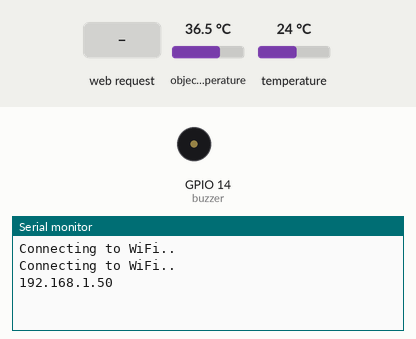
Recording of a sketch running on a simulated ESP8266 (NodeMCU). On the bench: buzzer (waves = sounding, pin HIGH), the last lines printed to the serial monitor. The test bench sets the inputs (shaded band); at power-on: object temperature 36.5 °C, temperature 24 °C. WiFi joins after 1.5 s; servers stay silent unless stated.

Above: at 3.2 s.
3.3 s: HTTP request GET /obj received
At 4.5 s:
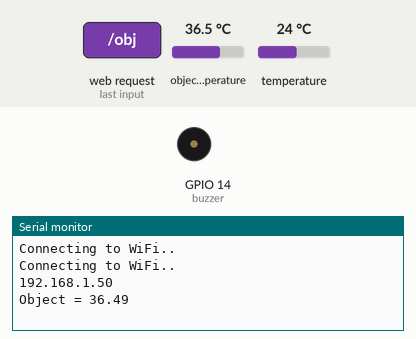
4.8 s: HTTP request GET /amb received
At 5.7 s:
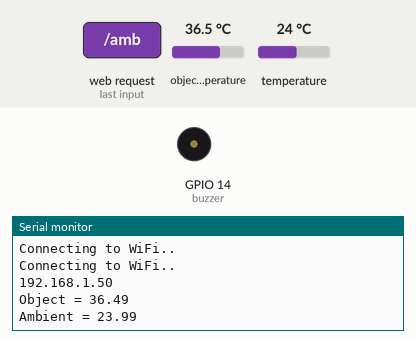
6.3 s: HTTP request GET /stat received
At 6.8 s:
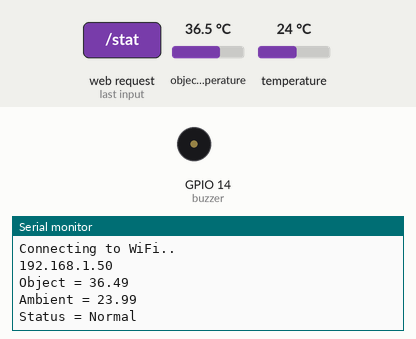

The sketch:

infrared_thermometer_webpage.ino
```cpp
// Import required libraries
#include "ESP8266WiFi.h"
#include "ESPAsyncWebServer.h"
#include <Adafruit_MLX90614.h>

Adafruit_MLX90614 mlx = Adafruit_MLX90614();

// Replace with your network credentials
const char* ssid = "Jailangkung";
const char* password = "kenapatanyatanya";

// Create AsyncWebServer object on port 80
AsyncWebServer server(80);

const int buzzer = 14;

String obj() {
  float t_obj = mlx.readObjectTempC();
  if (isnan(t_obj)) {
    Serial.println("Failed to read from MLX90614 sensor!");
    return "--";
  }
  else {
    Serial.print("Object = ");
    Serial.println(t_obj);
    return String(t_obj);
  }
}
String amb() {
  float t_amb = mlx.readAmbientTempC();
  if (isnan(t_amb)) {
    Serial.println("Failed to read from MLX90614 sensor!");
    return "--";
  }
  else {
    Serial.print("Ambient = ");
    Serial.println(t_amb);
    return String(t_amb);
  }
}

String stat() {
  String Status;
  if(mlx.readObjectTempC() >= 37.5){
   Status = "Suspect";
   digitalWrite(buzzer, HIGH);
  }
  else if(mlx.readObjectTempC() < 37.5){
    Status = "Normal";
    digitalWrite(buzzer, LOW);
  }
  else{
    Status = "--";
  }
  Serial.print("Status = ");
  Serial.println(Status);
  return Status;
}
const char index_html[] PROGMEM = R"rawliteral(
<!DOCTYPE HTML><html>
<head>
  <meta name="viewport" content="width=device-width, initial-scale=1">
  <link rel="stylesheet" href="https://use.fontawesome.com/releases/v5.7.2/css/all.css" integrity="sha384-fnmOCqbTlWIlj8LyTjo7mOUStjsKC4pOpQbqyi7RrhN7udi9RwhKkMHpvLbHG9Sr" crossorigin="anonymous">
  <style>
    html {
     font-family: Arial;
     display: inline-block;
     margin: 0px auto;
     text-align: center;
    }
    p { font-size: 3.0rem; }
    .units { font-size: 1.2rem; }
    .temp-labels{
      font-size: 1.5rem;
      vertical-align:middle;
      padding-bottom: 15px;
    }
    img {
      width: 350px;
      height: 45px;
      padding-top: 7px;
      padding-bottom: 7px;
    }
    footer {
      padding-top: 10px;
      font-size: 1.3rem;
      font-weight: bold;
    }
  </style>
</head>
<body>
  <img src="http://absenrfid.com/img/png2.png" alt="Responsive image">
  <h1>MLX90614 BODY SCAN</h1>
  <p>
    <i id = "icon-obj"></i>
    <span class="temp-labels">Object: </span>
    <span id="obj">%OBJECT%</span>
    <sup class="units">&deg;C</sup>
  </p>
  <p>
    <i class="fas fa-thermometer-half" style="color:#FF1493;"></i>
    <span class="temp-labels">Ambient: </span>
    <span id="amb">%AMBIENT%</span>
    <sup class="units">&deg;C</sup>
  </p>
   <p>
    <i id = "icon-stat" style="color:#6495ED;"></i>
    <span class="temp-labels">Status: </span>
    <span id="stat">%STATUS%</span>
  </p>

   <footer>Copyright &copy;2021 Rizky Project</footer>

</body>
<script>
setInterval(function ( ) {
  var xhttp = new XMLHttpRequest();
  xhttp.onreadystatechange = function() {
    if (this.readyState == 4 && this.status == 200) {
      document.getElementById("obj").innerHTML = this.responseText;
    }
  };
  xhttp.open("GET", "/obj", true);
  xhttp.send();
}, 1000 ) ;

setInterval(function ( ) {
  var xhttp = new XMLHttpRequest();
  xhttp.onreadystatechange = function() {
    if (this.readyState == 4 && this.status == 200) {
      document.getElementById("amb").innerHTML = this.responseText;
    }
  };
  xhttp.open("GET", "/amb", true);
  xhttp.send();
}, 1000 ) ;

setInterval(function ( ) {
  var xhttp = new XMLHttpRequest();
  xhttp.onreadystatechange = function() {
    if (this.readyState == 4 && this.status == 200) {
      document.getElementById("stat").innerHTML = this.responseText;
      if(this.responseText == "Suspect"){
         document.getElementById("stat").style.color = "#DC143C";
         document.getElementById("obj").style.color = "#DC143C";
         document.getElementById("icon-stat").setAttribute("class", "fas fa-user-times");
         document.getElementById("icon-stat").style.color="#DC143C";
         document.getElementById("icon-obj").setAttribute("class", "fas fa-temperature-high");
         document.getElementById("icon-obj").style.color="#DC143C";
      }
      else{
         document.getElementById("stat").style.color = "black";
         document.getElementById("obj").style.color = "black";
         document.getElementById("icon-stat").setAttribute("class", "fas fa-user-check");
         document.getElementById("icon-stat").style.color="#008B8B";
         document.getElementById("icon-obj").setAttribute("class", "fas fa-thermometer-half");
         document.getElementById("icon-obj").style.color="#228B22";
      }
    }
  };
  xhttp.open("GET", "/stat", true);
  xhttp.send();
}, 1000 ) ;
console.log(document.getElementById("stat"));
</script>
</html>)rawliteral";

// Replaces placeholder with MLX90614 values
String processor(const String& var){
  //Serial.println(var);
  if(var == "OBJECT"){
    return obj();
  }
  else if(var == "AMBIENT"){
    return amb();
  }
  else if(var == "STATUS"){
    return stat();
  }
  return String();
}

void setup(){
  // Serial port for debugging purposes
  Serial.begin(115200);
  mlx.begin();

  pinMode(buzzer, OUTPUT);

  // Connect to Wi-Fi
  WiFi.begin(ssid, password);
  while (WiFi.status() != WL_CONNECTED) {
    delay(1000);
    Serial.println("Connecting to WiFi..");
  }

  // Print ESP32 Local IP Address
  Serial.println(WiFi.localIP());

  // Route for root / web page
  server.on("/", HTTP_GET, [](AsyncWebServerRequest *request){
    request->send_P(200, "text/html", index_html, processor);
  });
  server.on("/obj", HTTP_GET, [](AsyncWebServerRequest *request){
    request->send_P(200, "text/plain", obj().c_str());
  });
  server.on("/amb", HTTP_GET, [](AsyncWebServerRequest *request){
    request->send_P(200, "text/plain", amb().c_str());
  });
   server.on("/stat", HTTP_GET, [](AsyncWebServerRequest *request){
    request->send_P(200, "text/plain", stat().c_str());
  });
  // Start server
  server.begin();
}

void loop(){

}
```

Measured:
- after the input at 3.3 s, the serial monitor: prints a new line at once (image 1)
- after the input at 4.8 s, the serial monitor: prints a new line at once (image 2)
- after the input at 6.3 s, the serial monitor: prints a new line at once (image 3)
